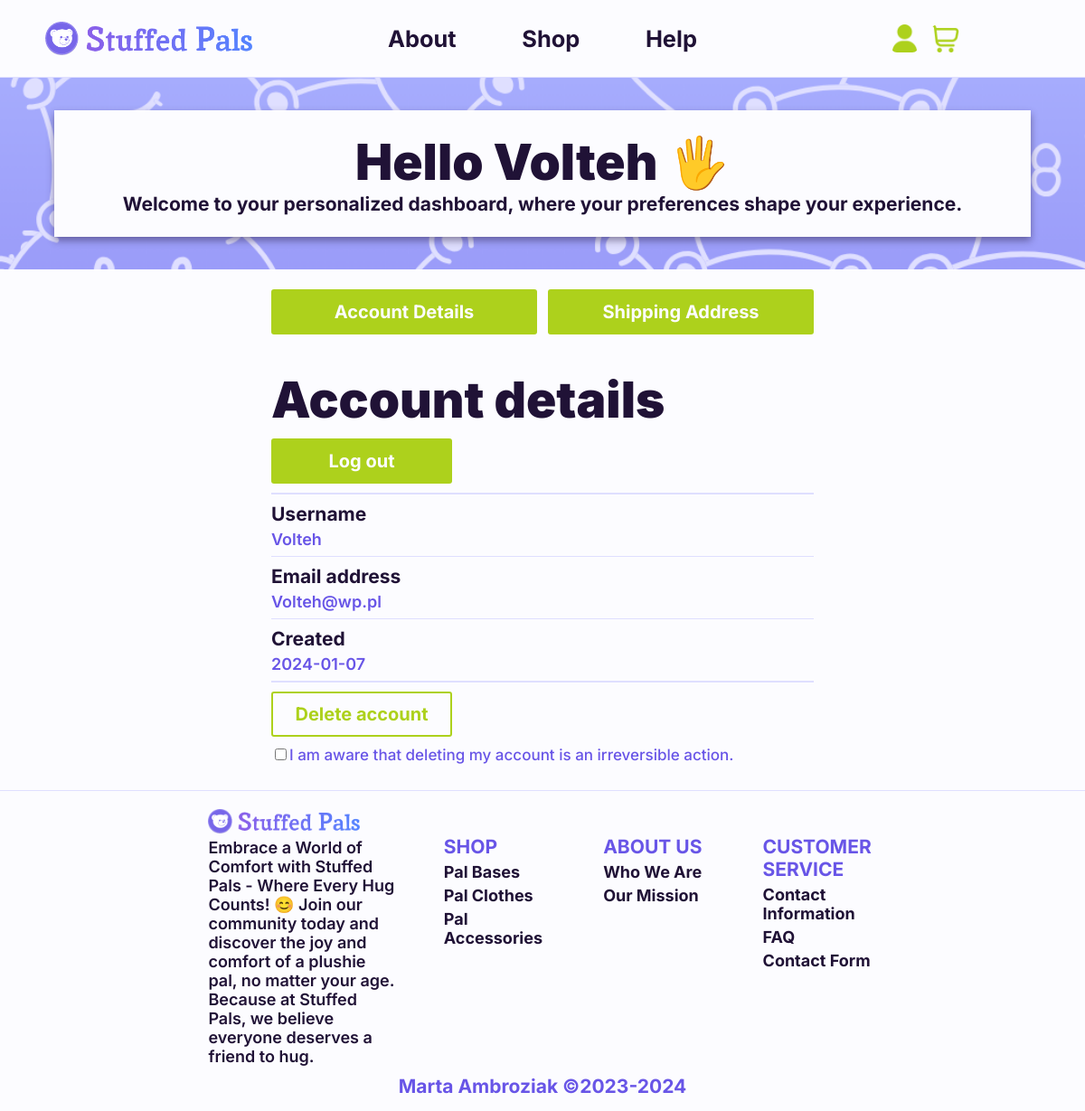
Page /user_pages/user_profile/user_profile.php?content=details (signed in) on the committed database.
### tables this page shows
CREATE TABLE IF NOT EXISTS `user` (
  `id` int(11) NOT NULL AUTO_INCREMENT,
  `user_login` varchar(40) NOT NULL,
  `user_password` varchar(60) NOT NULL COMMENT 'Hashed by md5',
  `user_email` varchar(255) DEFAULT NULL,
  `date_created` date NOT NULL DEFAULT current_timestamp(),
  PRIMARY KEY (`id`),
  UNIQUE KEY `UC_user_login_unique` (`user_login`),
  UNIQUE KEY `user_email` (`user_email`)
);

### user_pages/user_profile/user_details/user_details_loader.php (the view, shortened to what this page needs)
<?php
require_once "../../init.php";
$userId = $_SESSION["user_id"];
$userQuery = $conn->prepare("SELECT user_login, user_email, date_created FROM User WHERE id = ?");
$userQuery->bind_param("i", $userId);
$userQuery->execute();
$userResult = $userQuery->get_result();
if ($userRow = $userResult->fetch_assoc()) {
    echo "<div id='user-profile-details' class='section-title'>";
        echo "<h1>Account details</h1>";
        echo "<form id='user-logout-form' action='../../../user_pages/user_profile/user_details/userlogout_sender.php' method='post'>";
            echo "<button class='hyperlink_button' type='submit' name='logout-button' title='Log out'>
                <div class='button-text'>Log out</div>
                <div class='dots-5' style='display: none;'></div>
            </button>";
        echo "</form>";
        echo "<hr class='outer'>";
        echo "<div class='section-element'>";
            echo "<h3>Username</h3>";
            echo "<h4 style='color: var(--primary-color)'>". htmlspecialchars($userRow["user_login"]) ."</h4>";
        echo "</div>";
        echo "<hr>";
        echo "<div class='section-element'>";
            echo "<h3>Email address</h3>";
            echo "<h4 style='color: var(--primary-color)'>". htmlspecialchars($userRow["user_email"]) ."</h4>";
        echo "</div>";
        echo "<hr>";
        echo "<div class='section-element'>";
            echo "<h3>Created</h3>";
            echo "<h4 style='color: var(--primary-color)'>". htmlspecialchars($userRow["date_created"]) ."</h4>";
        echo "</div>";
        echo "<hr class='outer'>";
        echo "<div class='form-section'>";
            echo"<form id='user-delete-form' action='../../../user_pages/user_profile/user_details/userdelete_sender.php' method='post'>";
                echo "<button class='hyperlink_button_reverse' type='submit' name='delete-button' title='Delete account'>
                        <div class='button-text'>Delete account</div>
                        <div class='dots-5' style='display: none;'></div>
                    </button>";
                echo "<label>";
                    echo "<input type='checkbox' name='confirm-delete' required>";
                    echo "I am aware that deleting my account is an irreversible action.";
                echo "</label>";
            echo "</form>";
        echo "</div>";
    echo "</div>";
} else {
    echo "User not found.";
}
?>

### styles.css (style rules this page uses)
:root { --white-background-color: #fcfcff; --default-color: #201236; --shadow-color: #20123673; --primary-color: #6855E7; --secondary-color: #4F40AE; --tertiary-color: #DFDFFF; --gradient-light-color: #999AF9; --gradient-dark-color: #786CED; --action-color-default: #ADD11C; --action-color-hover: #85A30C; --action-color-disabled: #999999; --alert-color: #ff0a47; --page-width: 100%; }
body { padding: 0px; margin: 0px; background-color: var(--tertiary-color); color: var(--default-color); font-family: 'Inter', sans-serif; font-weight: 500; font-size: 17px; }
hr { height: 1px; border: none; background-color: var(--tertiary-color); }
hr.outer { height: 2px; }
h1, h2, h3, h4, span, p { margin-top: 5px; margin-bottom: 5px; color: var(--default-color); }
h1 { font-weight: 900; font-size: 55px; }
h3 { font-weight: 700; font-size: 21px; }
h4 { font-weight: 600; font-size: 18px; }
.form-section, .form-field textarea, .form-field select, .form-field input, .form-result, .form-extra-information { width: 100%; }
.form-section { padding-top: 50px; padding-bottom: 50px; margin: auto; text-align: left; }
a, button { text-align: center; }
.hyperlink_button, .hyperlink_button:visited, .hyperlink_button_inactive, .hyperlink_button_inactive:visited { display: flex; justify-content: center; align-items: center; width: 200px; height: 50px; margin-top: 10px; margin-bottom: 10px; border: none; border-radius: 3px; font-family: 'Inter', sans-serif; font-weight: 700; font-size: 20px; text-decoration: none; }
.hyperlink_button, .hyperlink_button:visited { color: var(--white-background-color); transition: background-color 0.3s ease; cursor: pointer; }
.hyperlink_button, .hyperlink_button:visited { background-color: var(--action-color-default); }
.hyperlink_button_reverse, .hyperlink_button_reverse:visited, .hyperlink_button_reverse_inactive, .hyperlink_button_reverse_inactive:visited { display: flex; justify-content: center; align-items: center; width: 200px; height: 50px; margin-top: 10px; margin-bottom: 10px; border-radius: 3px; box-sizing: border-box; background-color:rgba(0, 0, 0, 0); font-family: 'Inter', sans-serif; font-weight: 700; font-size: 20px; text-decoration: none; }
.hyperlink_button_reverse, .hyperlink_button_reverse:visited { border: 2px solid var(--action-color-default); color: var(--action-color-default); transition: border 0.3s ease, color 0.3s ease; cursor: pointer; }
#user-profile-details, #user-profile-details .section-element { width: 100%; }
#user-profile-details .form-section { justify-content: flex-start; padding: 0px; }
#user-delete-form { color: var(--primary-color); }

### rows in the picture
user: user_login "Volteh", user_email "Volteh@wp.pl", date_created "2024-01-07"

### other values in the picture
$_SESSION["user_login"] "Volteh"
